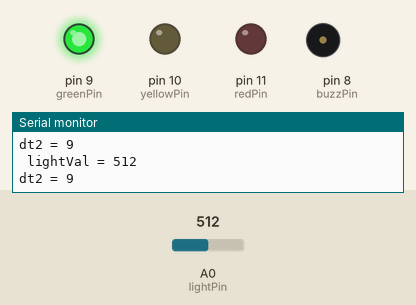
This sketch was run on a simulated Arduino Uno, built with avr-gcc and run on an emulated ATmega328P. On the bench: output pins drawn as LEDs (lit = HIGH), buzzer (waves = sounding, pin HIGH), the last lines printed to the serial monitor. Inputs (shaded band) come from the test bench; at power-on: A0 (lightPin) = 512.

Above: at 1.01 s.
1.3 s: A0 (lightPin) set to 211
At 1.41 s:
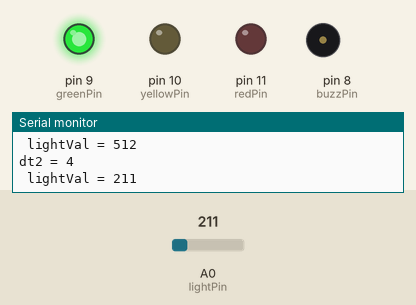
4.3 s: A0 (lightPin) set to 190
At 4.56 s:
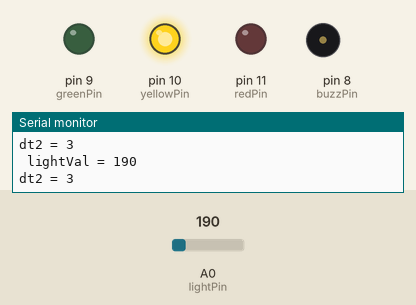
7.3 s: A0 (lightPin) set to 63
10.3 s: A0 (lightPin) set to 52
At 10.5 s:
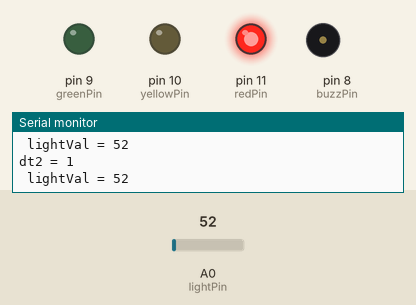
13.3 s: A0 (lightPin) set to 70
At 13.89 s:
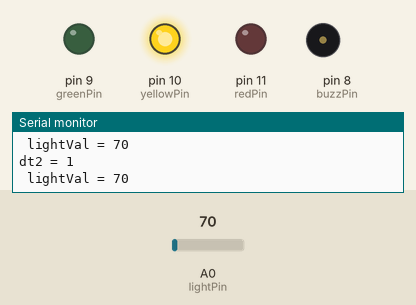
16.3 s: A0 (lightPin) set to 50
At 16.86 s:
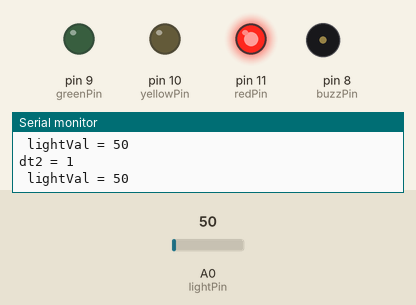
Timing chart, 0 to 19.3 s (numbered marks = the images above; inputs shaded):
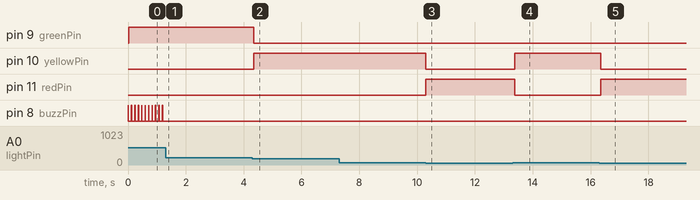

Measured:
- the behaviour switches between 200 and 199 on A0 (lightPin) (found by bisection; images 1 and 2)
- the behaviour switches between 60 and 59 on A0 (lightPin) (found by bisection; images 2 and 3)
- after the input at 1.3 s, pin 8 (buzzPin): stops changing and stays LOW
- after the input at 4.3 s, pin 9 (greenPin): HIGH → LOW after 0.05 s; pin 10 (yellowPin): LOW → HIGH after 0.05 s
- after the input at 10.3 s, pin 10 (yellowPin): HIGH → LOW at once; pin 11 (redPin): LOW → HIGH at once
- after the input at 13.3 s, pin 10 (yellowPin): LOW → HIGH after 0.08 s; pin 11 (redPin): HIGH → LOW after 0.08 s
- after the input at 16.3 s, pin 10 (yellowPin): HIGH → LOW after 0.05 s; pin 11 (redPin): LOW → HIGH after 0.05 s
- by itself, pin 8 (buzzPin): alternates HIGH for 0.01 s and LOW for 0.11 s

The sketch:

PhotoresistorBuzzer.ino
```cpp
int lightPin = A0;
int redPin = 11;
int yellowPin = 10;
int greenPin = 9;
int buzzPin = 8;
int dt1 = 50;
int dt2;
int lightVal;

void setup() {
  // put your setup code here, to run once:
  pinMode(lightPin, INPUT);
  pinMode(redPin, OUTPUT);
  pinMode(yellowPin, OUTPUT);
  pinMode(greenPin, OUTPUT);
  pinMode(buzzPin, OUTPUT);
  Serial.begin(9600);
}

void loop() {
  // put your main code here, to run repeatedly:
  lightVal = analogRead(lightPin);
  dt2 = (9. / 550.) * lightVal  - (1800. / 550.) + 4.;
  Serial.print("dt2 = ");
  Serial.println(dt2);

  digitalWrite(buzzPin, HIGH);
  delay(dt2);
  digitalWrite(buzzPin, LOW);
  delay(dt2);

  // lights off
  if (lightVal < 60) {
    digitalWrite(redPin, HIGH);
    digitalWrite(yellowPin, LOW);
    digitalWrite(greenPin, LOW);
    delay(dt1);
  }
  // lights dim
  else if (60 <= lightVal && lightVal < 200) {
    digitalWrite(redPin, LOW);
    digitalWrite(yellowPin, HIGH);
    digitalWrite(greenPin, LOW);
    delay(dt1);
  }
  // light bright
  else if (200 <= lightVal) {
    digitalWrite(redPin, LOW);
    digitalWrite(yellowPin, LOW);
    digitalWrite(greenPin, HIGH);
    delay(dt1);
  }
  // default
  else {
    digitalWrite(redPin, LOW);
    digitalWrite(yellowPin, LOW);
    digitalWrite(greenPin, LOW);
    delay(dt1);
  }

  Serial.print(" lightVal = ");
  Serial.println(lightVal);
  delay(dt1);
}
```
